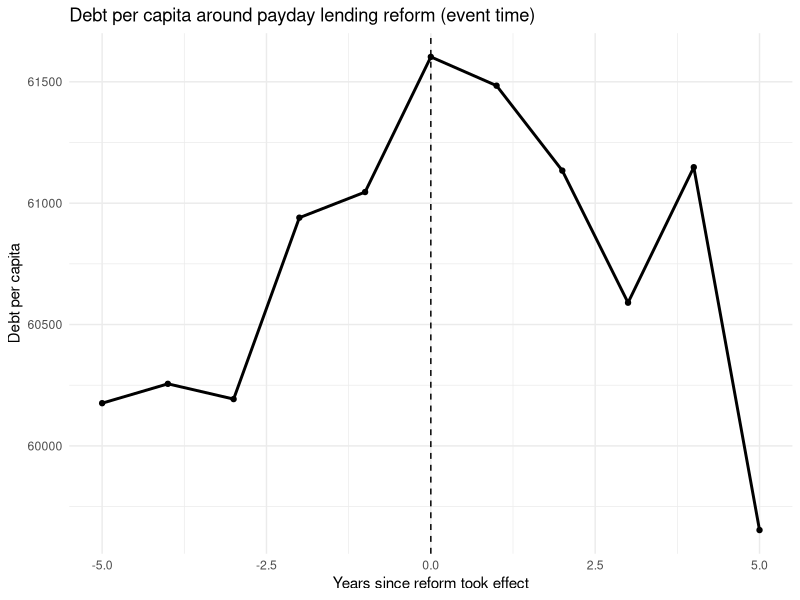
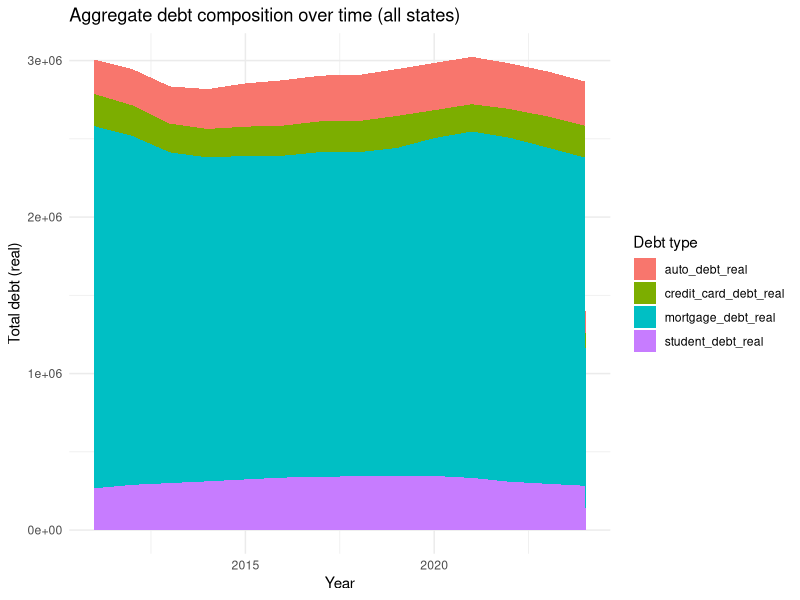
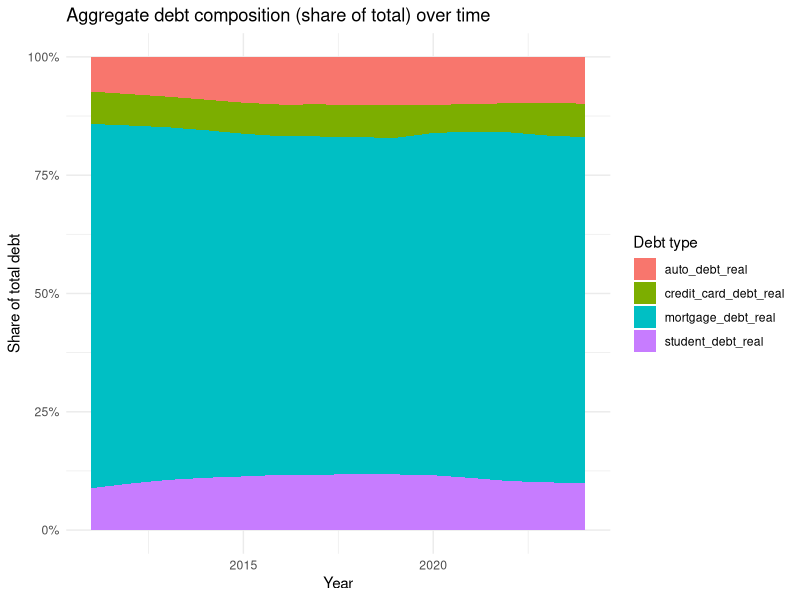
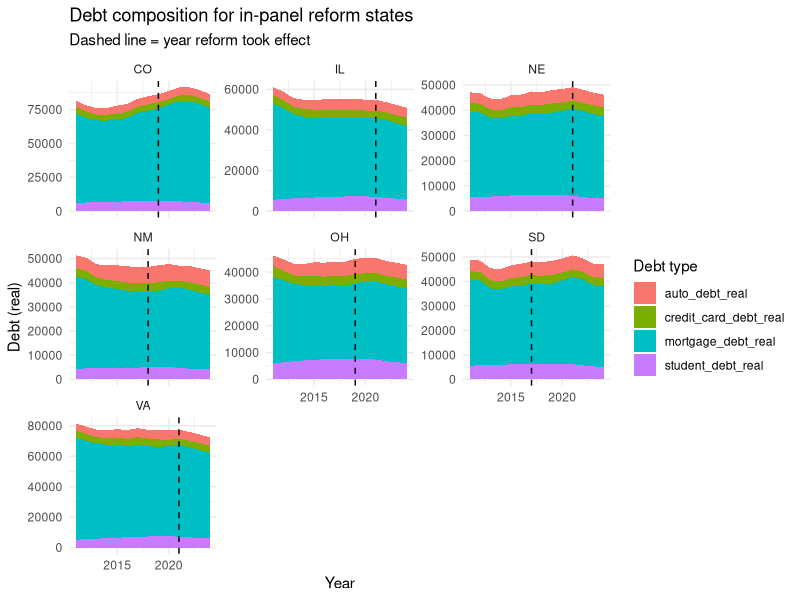
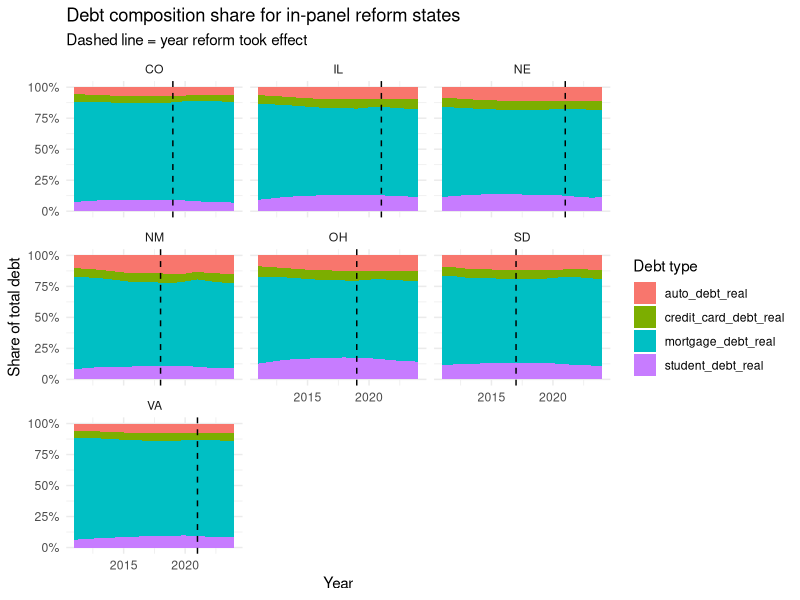
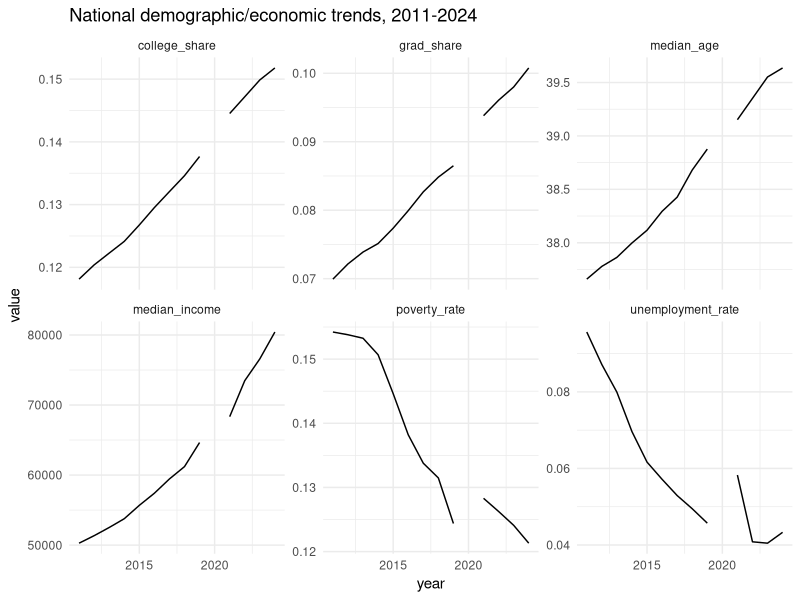
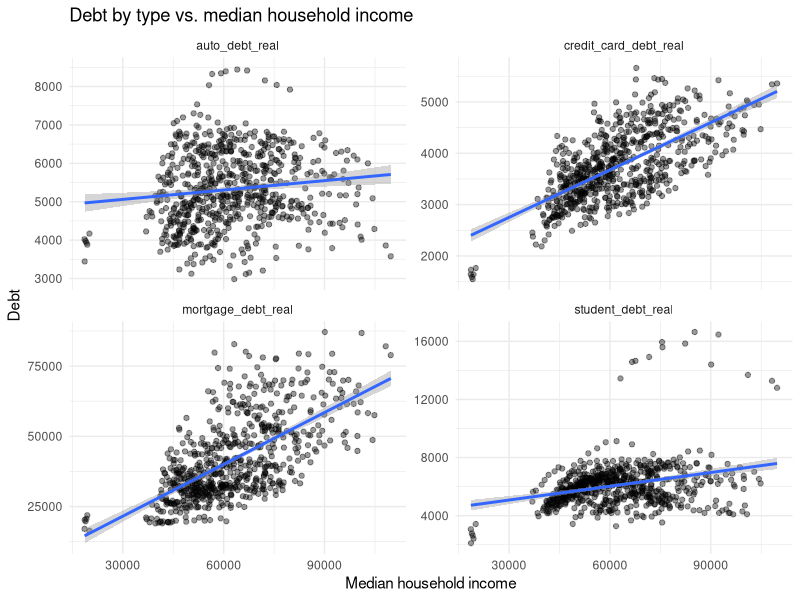
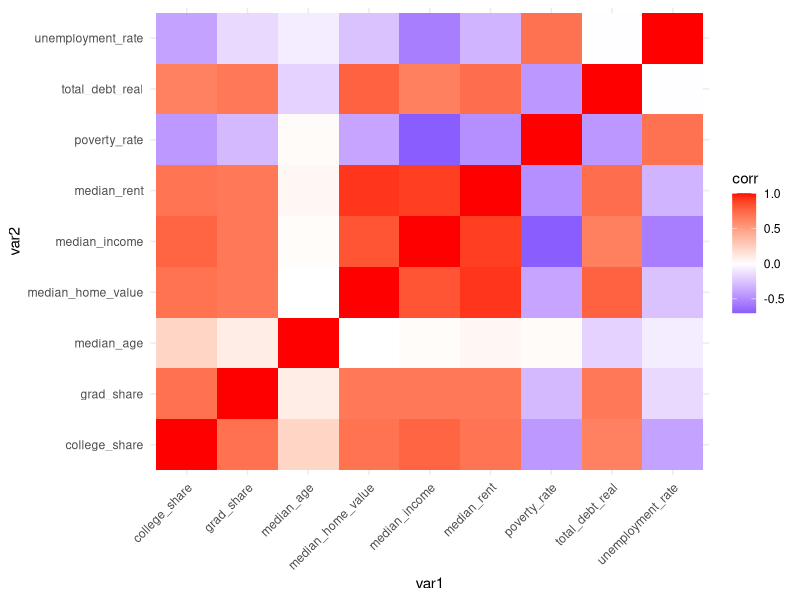

Source code (R) for these figures, in order:
library(tidyverse)
library(ggplot2)

panel <- read.csv("data/processed/state_debt_demographics.csv") %>%
  select(-1) %>%
  filter(state != "allUS")

summary(panel)

# Missingness check
panel %>%
  summarise(across(everything(), ~ sum(is.na(.)))) %>%
  pivot_longer(everything(), names_to = "var", values_to = "n_na") %>%
  filter(n_na > 0) %>%
  arrange(desc(n_na))

panel %>%
  group_by(state) %>%
  summarise(n_years = n(), .groups = "drop") %>%
  arrange(n_years)

# 2020 demographic statistics excluded due to missing ACS survey data.

# Pay-day lending indicators incorporation
# Two separate constructs, variables:
#
#   rate_cap_36  : state enforces (or enforced, once effective) an
#                  all-in APR cap of roughly 36% or lower on small-dollar/
#                  payday-style loans -- Pew's "restrictive" category.
#                  This is the closest thing to a payday-lending ban.
#
#   comp_reform  : state passed a "comprehensive reform" law that
#                  restructures payday lending (installment structure,
#                  affordability checks, fee caps) WITHOUT pushing the
#                  all-in APR down to ~36%. Payday lending continues to
#                  operate, just under materially different rules.
#                  Colorado, Ohio, and Virginia are the canonical cases.
#
# Both are coded as of-the-year dummies (1 from the effective year
# onward), so a single state can, in principle, carry a reform_year for
# each construct if its law changed more than once (New Mexico did:
# a partial 2018 cap, tightened to a strict 36% all-in cap in 2023).
#
# Sources: 
#

# States that were already in the ~36%-cap / prohibition category for the entire panel (2011-2024)
always_restrictive <- c(
  "AZ", "AR", "CT", "GA", "MD", "MA", "MT",
  "NH", "NJ", "NY", "NC", "PA", "VT", "WV", "DC"
)

# States that moved into the strict ~36% all-in cap category during the panel, with the year the cap took effect:
rate_cap_36_effective_year <- tribble(
  ~state, ~rate_cap_year,
  "SD",   2017,
  "NM",   2018,
  "IL",   2021,
  "NE",   2021
)

# States with a "comprehensive reform" (not a strict 36% cap) that took effect during the panel:
comp_reform_effective_year <- tribble(
  ~state, ~comp_reform_year,
  "CO", 2019,
  "OH", 2019,
  "VA", 2021
)

# New Mexico's 2023 tightening (HB 132) upgraded it from a partial cap to a strict 36% all-in cap on loans up to $10,000:
nm_tighten_year <- 2023

reform <- panel %>%
  distinct(state) %>%
  left_join(rate_cap_36_effective_year, by = "state") %>%
  left_join(comp_reform_effective_year, by = "state") %>%
  mutate(
    always_restrictive = state %in% always_restrictive,
    nm_tighten_year = if_else(state == "NM", nm_tighten_year, NA_real_)
  )

panel <- panel %>%
  left_join(reform, by = "state") %>%
  mutate(
    rate_cap_36 = case_when(
      always_restrictive                                   ~ 1L,
      !is.na(rate_cap_year) & year >= rate_cap_year         ~ 1L,
      TRUE                                                  ~ 0L
    ),
    nm_strict_cap = if_else(state == "NM" & year >= nm_tighten_year, 1L, 0L),
    comp_reform = case_when(
      !is.na(comp_reform_year) & year >= comp_reform_year  ~ 1L,
      TRUE                                                  ~ 0L
    ),
    any_reform = as.integer(rate_cap_36 == 1 | comp_reform == 1),
    reform_year = coalesce(rate_cap_year, comp_reform_year),
    event_time = year - reform_year
  ) %>%
  select(-rate_cap_year, -comp_reform_year, -nm_tighten_year,
         -always_restrictive)

write.csv(panel, "state_debt_reforms.csv")

### Data Exploration and visualization
## Debt data and composition
# Plot: Debt per capita around reform year (only states with an in-panel policy change)
panel %>%
  filter(!is.na(event_time), abs(event_time) <= 5) %>%
  group_by(event_time) %>%
  summarise(mean_debt_pc = mean(total_debt_real, na.rm = TRUE), .groups = "drop") %>%
  ggplot(aes(event_time, mean_debt_pc)) +
  geom_line(linewidth = 1) +
  geom_point() +
  geom_vline(xintercept = 0, linetype = "dashed") +
  labs(
    title = "Debt per capita around payday lending reform (event time)",
    x = "Years since reform took effect", y = "Debt per capita"
  ) +
  theme_minimal()

debt_composition_vars <- panel %>%
  select(matches("_debt"), -any_of("total_debt_real")) %>%
  names()
 
debt_composition_vars
 
panel_long_debt <- panel %>%
  select(state, year, all_of(debt_composition_vars)) %>%
  pivot_longer(all_of(debt_composition_vars), names_to = "debt_type", values_to = "amount")
 
# Plot: Aggregate debt composition over time (levels, stacked area)
panel_long_debt %>%
  group_by(year, debt_type) %>%
  summarise(total_amount = sum(amount, na.rm = TRUE), .groups = "drop") %>%
  ggplot(aes(year, total_amount, fill = debt_type)) +
  geom_area(position = "stack") +
  labs(
    title = "Aggregate debt composition over time (all states)",
    x = "Year", y = "Total debt (real)", fill = "Debt type"
  ) +
  theme_minimal()
 
# Plot: Aggregate debt composition over time (100% stacked area)
panel_long_debt %>%
  group_by(year, debt_type) %>%
  summarise(total_amount = sum(amount, na.rm = TRUE), .groups = "drop") %>%
  group_by(year) %>%
  mutate(share = total_amount / sum(total_amount, na.rm = TRUE)) %>%
  ungroup() %>%
  ggplot(aes(year, share, fill = debt_type)) +
  geom_area(position = "fill") +
  scale_y_continuous(labels = scales::percent) +
  labs(
    title = "Aggregate debt composition (share of total) over time",
    x = "Year", y = "Share of total debt", fill = "Debt type"
  ) +
  theme_minimal()
 
# Plot: Debt composition for states with an in-panel policy change only
reform_states <- panel %>%
  filter(!is.na(reform_year)) %>%
  distinct(state, reform_year)
 
panel_long_debt %>%
  inner_join(reform_states, by = "state") %>%
  ggplot(aes(year, amount, fill = debt_type)) +
  geom_area(position = "stack") +
  geom_vline(aes(xintercept = reform_year), linetype = "dashed", color = "black") +
  facet_wrap(~ state, scales = "free_y") +
  labs(
    title = "Debt composition for in-panel reform states",
    subtitle = "Dashed line = year reform took effect",
    x = "Year", y = "Debt (real)", fill = "Debt type"
  ) +
  theme_minimal()
 
# Plot: Debt composition for in-panel policy states (100% stacked area)
panel_long_debt %>%
  inner_join(reform_states, by = "state") %>%
  group_by(state, year) %>%
  mutate(share = amount / sum(amount, na.rm = TRUE)) %>%
  ungroup() %>%
  ggplot(aes(year, share, fill = debt_type)) +
  geom_area(position = "fill") +
  geom_vline(aes(xintercept = reform_year), linetype = "dashed", color = "black") +
  scale_y_continuous(labels = scales::percent) +
  facet_wrap(~ state) +
  labs(
    title = "Debt composition share for in-panel reform states",
    subtitle = "Dashed line = year reform took effect",
    x = "Year", y = "Share of total debt", fill = "Debt type"
  ) +
  theme_minimal()

## Demographic data
panel <- panel %>%
  mutate(across(c(total_pop, white, black, native, asian, pacific, other, multiracial,
                   hispanic, college, masters, professional, doctorate, poverty,
                   median_income, labor_force, unemployed, median_rent, median_home_value,
                   `X18_29`, `X30_44`, `X45_64`, `X65plus`, under18, median_age,
                   debt, auto, credit, mortgage, studentloan),
                as.numeric)) %>%
  mutate(
    poverty_rate     = poverty / total_pop,
    unemployment_rate = unemployed / labor_force,
    college_share    = college / total_pop,
    grad_share       = (masters + professional + doctorate) / total_pop,
    hispanic_share   = hispanic / total_pop,
    black_share      = black / total_pop,
    white_share      = white / total_pop,
    share_18_29 = `X18_29` / total_pop,
    share_30_44 = `X30_44` / total_pop,
    share_45_64 = `X45_64` / total_pop,
    share_65plus = `X65plus` / total_pop
  )

# Plot: Time trends for aggregate demographic data
panel %>%
  group_by(year) %>%
  summarise(across(c(median_age, poverty_rate, unemployment_rate,
                      college_share, grad_share, median_income), 
                    ~ mean(.x, na.rm = TRUE)), .groups = "drop") %>%
  pivot_longer(-year, names_to = "metric", values_to = "value") %>%
  ggplot(aes(year, value)) +
  geom_line() +
  facet_wrap(~ metric, scales = "free_y") +
  labs(title = "National demographic/economic trends, 2011-2024") +
  theme_minimal()

# Plot: Debt type vs median household income scatter
panel_long_debt %>%
  left_join(panel %>% select(state, year, median_income, poverty_rate,
                              unemployment_rate, college_share, median_age),
            by = c("state","year")) %>%
  ggplot(aes(median_income, amount)) +
  geom_point(alpha = 0.4) +
  geom_smooth(method = "lm", se = TRUE) +
  facet_wrap(~ debt_type, scales = "free_y") +
  labs(title = "Debt by type vs. median household income",
       x = "Median household income", y = "Debt") +
  theme_minimal()

# Plot: Demographic variable correlation plot
cor_vars <- panel %>%
  select(total_debt_real, median_age, poverty_rate, unemployment_rate,
         college_share, grad_share, median_income, median_rent, median_home_value) %>%
  cor(use = "pairwise.complete.obs")

cor_vars %>%
  as.data.frame() %>%
  rownames_to_column("var1") %>%
  pivot_longer(-var1, names_to = "var2", values_to = "corr") %>%
  ggplot(aes(var1, var2, fill = corr)) +
  geom_tile() +
  scale_fill_gradient2(low = "blue", high = "red", mid = "white", midpoint = 0) +
  theme_minimal() +
  theme(axis.text.x = element_text(angle = 45, hjust = 1))

# Plot: Student loan vs age group shares scatter
panel_long_debt %>%
  filter(debt_type == "student_debt_real") %>%
  left_join(panel %>% select(state, year, share_18_29, share_30_44, share_45_64, share_65plus),
            by = c("state", "year")) %>%
  pivot_longer(starts_with("share_"), names_to = "age_group", values_to = "share") %>%
  ggplot(aes(share, amount)) +
  geom_point(alpha = 0.4) +
  geom_smooth(method = "lm", se = TRUE) +
  facet_wrap(~ age_group, scales = "free_x") +
  labs(
    title = "Student loan debt vs. all age-group shares",
    x = "Age group share of state population", y = "Student loan debt"
  ) +
  theme_minimal()

# Plot: Mortgage loan vs age group shares scatter
panel_long_debt %>%
  filter(debt_type == "mortgage_debt_real") %>%
  left_join(panel %>% select(state, year, share_18_29, share_30_44, share_45_64, share_65plus),
            by = c("state", "year")) %>%
  pivot_longer(starts_with("share_"), names_to = "age_group", values_to = "share") %>%
  ggplot(aes(share, amount)) +
  geom_point(alpha = 0.4) +
  geom_smooth(method = "lm", se = TRUE) +
  facet_wrap(~ age_group, scales = "free_x") +
  labs(
    title = "Mortgage loan debt vs. all age-group shares",
    x = "Age group share of state population", y = "Mortgage loan debt"
  ) +
  theme_minimal()

# Plot: Auto loan vs age group shares scatter
panel_long_debt %>%
  filter(debt_type == "auto_debt_real") %>%
  left_join(panel %>% select(state, year, share_18_29, share_30_44, share_45_64, share_65plus),
            by = c("state", "year")) %>%
  pivot_longer(starts_with("share_"), names_to = "age_group", values_to = "share") %>%
  ggplot(aes(share, amount)) +
  geom_point(alpha = 0.4) +
  geom_smooth(method = "lm", se = TRUE) +
  facet_wrap(~ age_group, scales = "free_x") +
  labs(
    title = "Auto loan debt vs. all age-group shares",
    x = "Age group share of state population", y = "Auto loan debt"
  ) +
  theme_minimal()

# Plot: Credit loan vs age group shares scatter
panel_long_debt %>%
  filter(debt_type == "credit_card_debt_real") %>%
  left_join(panel %>% select(state, year, share_18_29, share_30_44, share_45_64, share_65plus),
            by = c("state", "year")) %>%
  pivot_longer(starts_with("share_"), names_to = "age_group", values_to = "share") %>%
  ggplot(aes(share, amount)) +
  geom_point(alpha = 0.4) +
  geom_smooth(method = "lm", se = TRUE) +
  facet_wrap(~ age_group, scales = "free_x") +
  labs(
    title = "Credit loan debt vs. all age-group shares",
    x = "Age group share of state population", y = "Credit loan debt"
  ) +
  theme_minimal()
